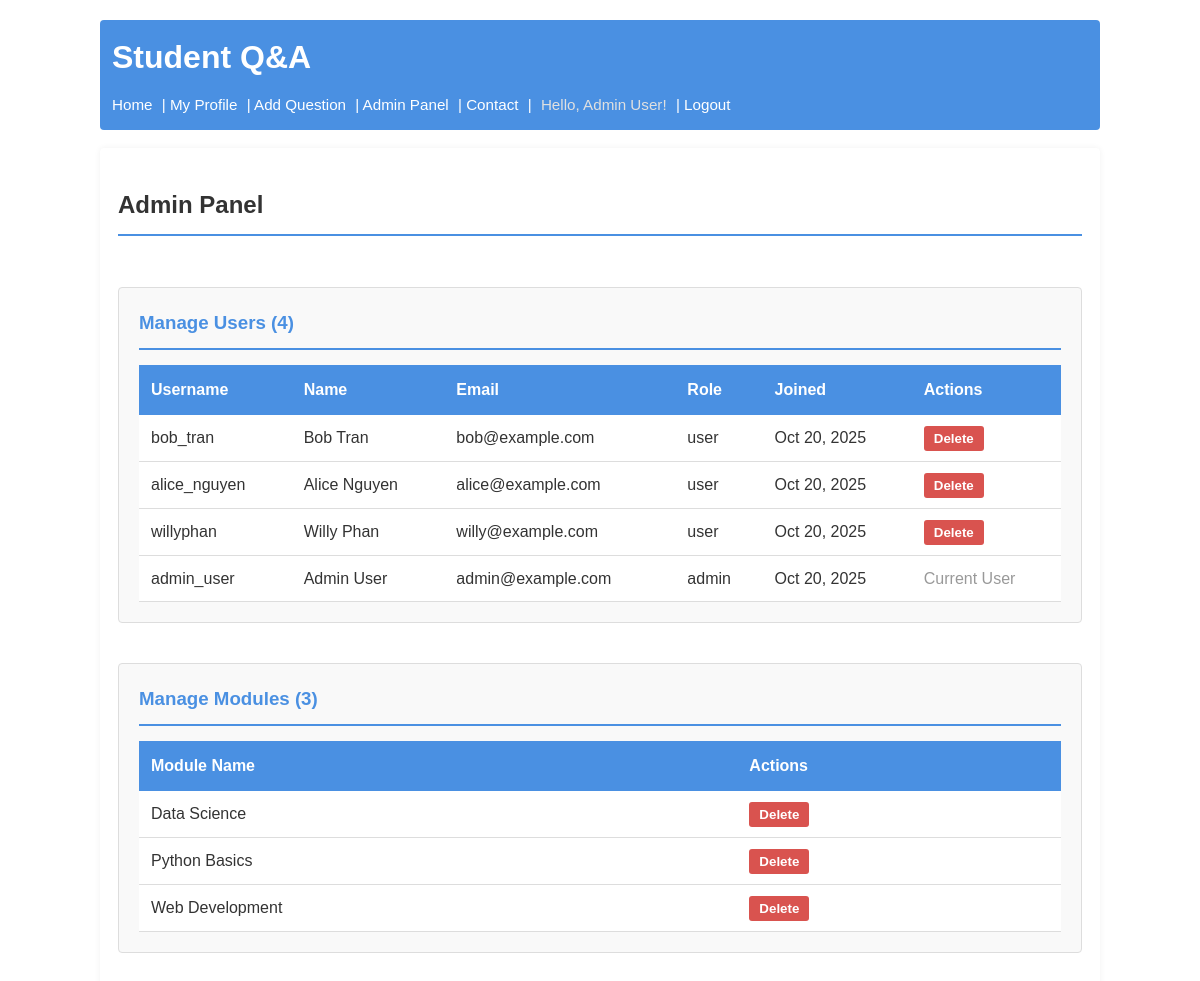
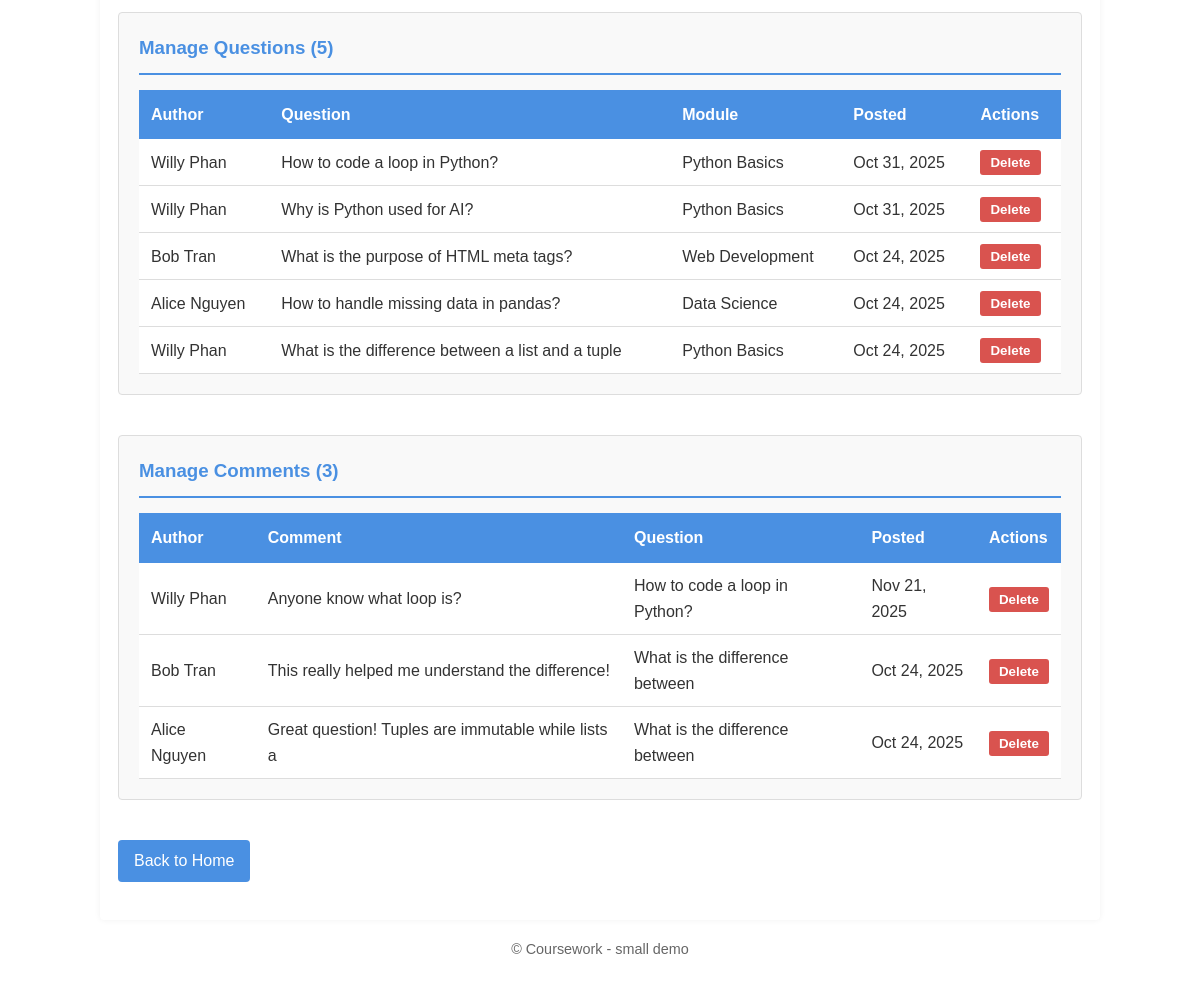
The app's page /admin/admin_panel.php (signed in), older data (2 pictures, top to bottom).
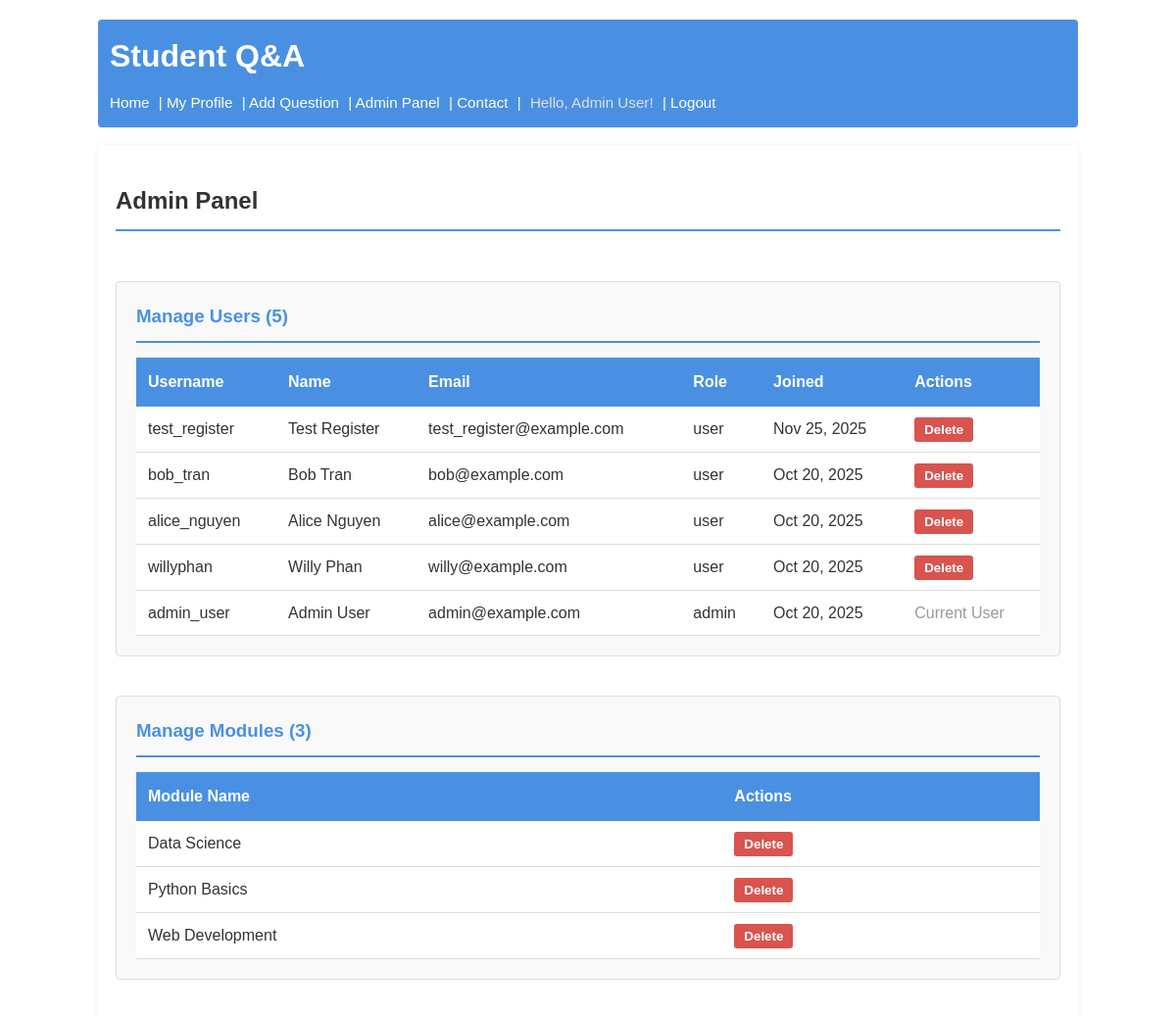
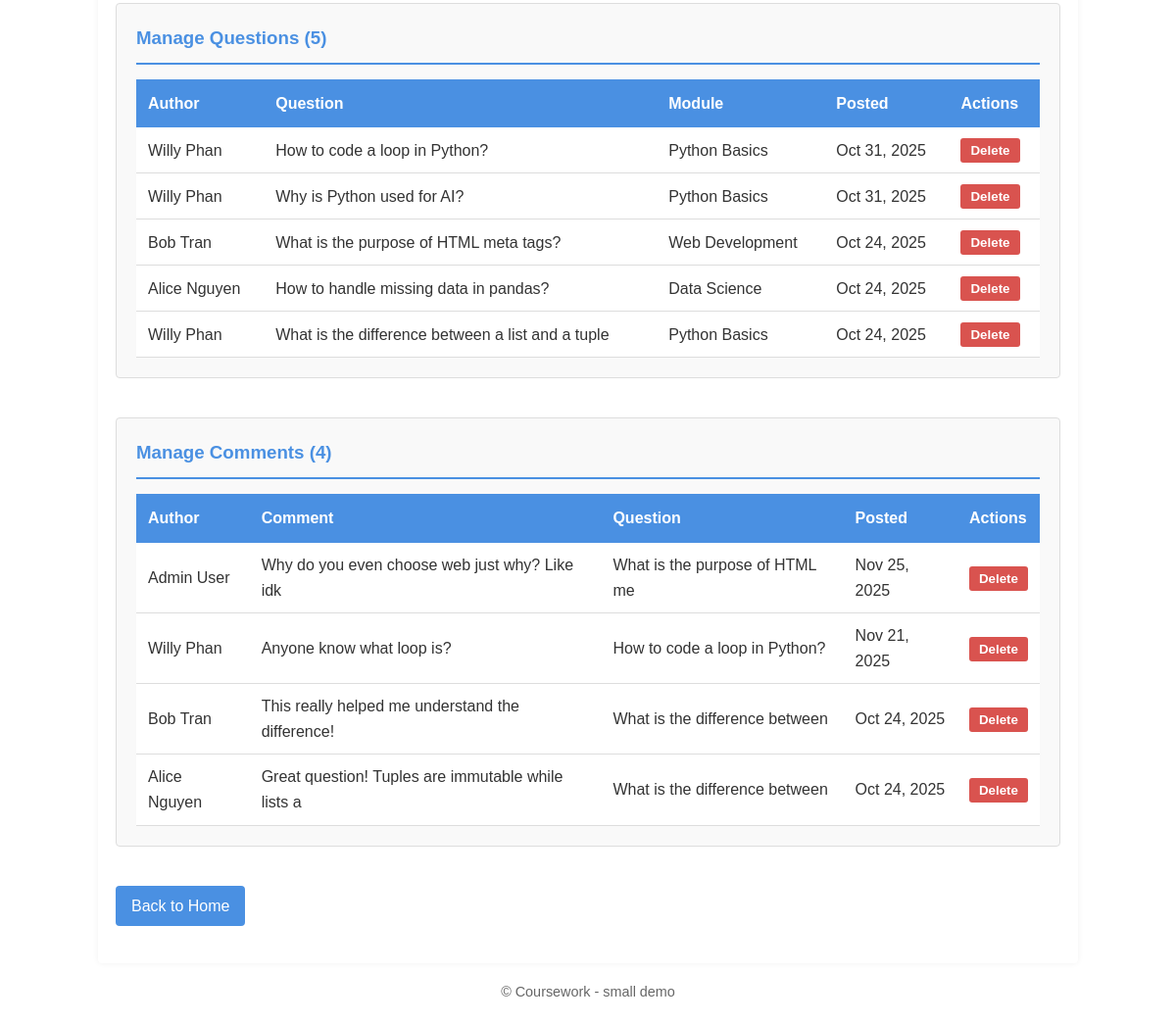
The same page, newer data (2 pictures, top to bottom).
### tables this page shows
CREATE TABLE `user` (
  `id` int(11) NOT NULL,
  `username` varchar(100) NOT NULL,
  `name` varchar(100) NOT NULL,
  `email` varchar(100) NOT NULL,
  `password` varchar(255) NOT NULL,
  `role` enum('user','admin') NOT NULL DEFAULT 'user',
  `avatar` varchar(255) DEFAULT NULL,
  `created_at` datetime NOT NULL DEFAULT current_timestamp()
);

CREATE TABLE `module` (
  `id` int(11) NOT NULL,
  `name` varchar(100) NOT NULL
);

CREATE TABLE `question` (
  `id` int(11) NOT NULL,
  `text` text NOT NULL,
  `date` datetime NOT NULL,
  `userid` int(11) DEFAULT NULL,
  `moduleid` int(11) DEFAULT NULL,
  `img` varchar(255) DEFAULT NULL
);

CREATE TABLE `comment` (
  `id` int(11) NOT NULL,
  `text` text NOT NULL,
  `date` datetime NOT NULL DEFAULT current_timestamp(),
  `userid` int(11) NOT NULL,
  `questionid` int(11) NOT NULL
);

### admin/admin_panel.php (called while the page is built, shortened)
<?php
require __DIR__ . '/../includes/DatabaseConnection.php';
require __DIR__ . '/../includes/DataBaseFunctions.php';
$allUsers = getAllUsers($pdo);
$allModules = allModules($pdo);
$allQuestions = allQuestions($pdo);
$sql = "SELECT c.id, c.text, c.date, c.userid, c.questionid, u.username, u.name, q.text AS questiontext
        FROM comment c
        LEFT JOIN `user` u ON c.userid = u.id
        LEFT JOIN question q ON c.questionid = q.id
        ORDER BY c.date DESC";
$stmt = $pdo->prepare($sql);
$stmt->execute();
$allComments = $stmt->fetchAll();
include __DIR__ . '/../templates/admin_panel.php';
$output = ob_get_clean();
include __DIR__ . '/../templates/layout.php';
?>

### includes/DataBaseFunctions.php (called while the page is built, shortened)
<?php
function getCurrentUser() {
    return $_SESSION['user'] ?? null;
}
function isLoggedIn() {
    return isset($_SESSION['user']);
}
function isAdmin() {
    return isset($_SESSION['user']) && $_SESSION['user']['role'] === 'admin';
}
function getAllUsers($pdo) {
    $sql = "SELECT id, username, name, email, role, avatar, created_at FROM `user` ORDER BY created_at DESC";
    return query($pdo, $sql)->fetchAll();
}
function query($pdo, $sql, $params = []) {
    $stmt = $pdo->prepare($sql);
    $stmt->execute($params);
    return $stmt;
}
function allQuestions($pdo) {
    $sql = "SELECT q.id, q.text AS questiontext, q.date, q.img, q.userid, q.moduleid,
                   m.name AS modulename, u.name AS name, u.username AS username, u.avatar
            FROM question q
            LEFT JOIN module m ON q.moduleid = m.id
            LEFT JOIN `user` u ON q.userid = u.id
            ORDER BY q.date DESC";
    return query($pdo, $sql)->fetchAll();
}
function allModules($pdo) {
    return query($pdo, 'SELECT id, name FROM module ORDER BY name')->fetchAll();
}
?>

### templates/admin_panel.php (the view, shortened to what the changed rows need)
<div class="admin-panel">
    <h2>Admin Panel</h2>
    <div class="admin-section" id="users">
        <h3>Manage Users (<?=count($allUsers)?>)</h3>
        <div class="table-responsive">
            <table class="admin-table">
                <thead>
                    <tr>
                        <th>Username</th>
                        <th>Name</th>
                        <th>Email</th>
                        <th>Role</th>
                        <th>Joined</th>
                        <th>Actions</th>
                    </tr>
                </thead>
                <tbody>
                    <?php foreach ($allUsers as $u): ?>
                        <tr>
                            <td><?=htmlspecialchars($u['username'])?></td>
                            <td><?=htmlspecialchars($u['name'])?></td>
                            <td><?=htmlspecialchars($u['email'])?></td>
                            <td><?=htmlspecialchars($u['role'])?></td>
                            <td><?=htmlspecialchars(date('M d, Y', strtotime($u['created_at'])))?></td>
                            <td>
                                <?php if ($u['id'] != getCurrentUser()['id']): ?>
                                    <form action="" method="post" style="display:inline;">
                                        <input type="submit" value="Delete" onclick="return confirm('Delete this user? This will also delete their questions and comments.');" style="background:#d9534f; color:white; border:none; padding:5px 10px; border-radius:3px; cursor:pointer;">
                                    </form>
                                <?php else: ?>
                                    <span style="color:#999;">Current User</span>
                                <?php endif; ?>
                            </td>
                        </tr>
                    <?php endforeach; ?>
                </tbody>
            </table>
        </div>
    </div>
    <div class="admin-section" id="modules">
        <div class="table-responsive">
            <table class="admin-table">
                <thead>
                    <tr>
                        <th>Module Name</th>
                        <th>Actions</th>
                    </tr>
                </thead>
                <tbody>
                    <?php foreach ($allModules as $m): ?>
                        <tr>
                            <td><?=htmlspecialchars($m['name'])?></td>
                            <td>
                                <form action="" method="post" style="display:inline;">
                                    <input type="submit" value="Delete" onclick="return confirm('Delete this module? Questions assigned to it will become unassigned.');" style="background:#d9534f; color:white; border:none; padding:5px 10px; border-radius:3px; cursor:pointer;">
                                </form>
                            </td>
                        </tr>
                    <?php endforeach; ?>
                </tbody>
            </table>
        </div>
    </div>
    <div class="admin-section" id="questions">
        <div class="table-responsive">
            <table class="admin-table">
                <thead>
                    <tr>
                        <th>Author</th>
                        <th>Question</th>
                        <th>Module</th>
                        <th>Posted</th>
                        <th>Actions</th>
                    </tr>
                </thead>
                <tbody>
                    <?php foreach ($allQuestions as $q): ?>
                        <tr>
                            <td><?=htmlspecialchars($q['name'] ?? 'Unknown')?></td>
                            <td><?=htmlspecialchars(substr($q['questiontext'], 0, 50))?></td>
                            <td><?=htmlspecialchars($q['modulename'] ?? 'Unassigned')?></td>
                            <td><?=htmlspecialchars(date('M d, Y', strtotime($q['date'])))?></td>
                            <td>
                                <form action="" method="post" style="display:inline;">
                                    <input type="submit" value="Delete" onclick="return confirm('Delete this question and its comments?');" style="background:#d9534f; color:white; border:none; padding:5px 10px; border-radius:3px; cursor:pointer;">
                                </form>
                            </td>
                        </tr>
                    <?php endforeach; ?>
                </tbody>
            </table>
        </div>
    </div>
    <div class="admin-section" id="comments">
        <h3>Manage Comments (<?=count($allComments)?>)</h3>
        <div class="table-responsive">
            <table class="admin-table">
                <thead>
                    <tr>
                        <th>Author</th>
                        <th>Comment</th>
                        <th>Question</th>
                        <th>Posted</th>
                        <th>Actions</th>
                    </tr>
                </thead>
                <tbody>
                    <?php foreach ($allComments as $c): ?>
                        <tr>
                            <td><?=htmlspecialchars($c['name'] ?? 'Unknown')?></td>
                            <td><?=htmlspecialchars(substr($c['text'], 0, 50))?></td>
                            <td><?=htmlspecialchars(substr($c['questiontext'] ?? '', 0, 30))?></td>
                            <td><?=htmlspecialchars(date('M d, Y', strtotime($c['date'])))?></td>
                            <td>
                                <form action="" method="post" style="display:inline;">
                                    <input type="submit" value="Delete" onclick="return confirm('Delete this comment?');" style="background:#d9534f; color:white; border:none; padding:5px 10px; border-radius:3px; cursor:pointer;">
                                </form>
                            </td>
                        </tr>
                    <?php endforeach; ?>
                </tbody>
            </table>
        </div>
    </div>
</div>

### templates/layout.php (shortened to what the changed rows need)
<!DOCTYPE html>
<html lang="en">
<head>
    <?php $navBase = (strpos($_SERVER['PHP_SELF'], '/admin/') !== false) ? '../' : ''; ?>
    <link rel="stylesheet" href="<?= $navBase ?>styles.css">
</head>
<body>
    <header>
        <h1>Student Q&amp;A</h1>
        <nav>
            <a href="<?= $navBase ?>index.php">Home</a> |
            <?php if (isLoggedIn()): ?>
                <a href="<?= $navBase ?>profile.php?username=<?=htmlspecialchars(getCurrentUser()['username'])?>">My Profile</a> |
                <a href="<?= $navBase ?>addquestion.php">Add Question</a> |
                <?php if (isAdmin()): ?>
                    <a href="<?= $navBase ?>admin/admin_panel.php">Admin Panel</a> |
                <?php endif; ?>
                <a href="<?= $navBase ?>contact.php">Contact</a> |
                <span>Hello, <?=htmlspecialchars(getCurrentUser()['name'])?>!</span> |
                <a href="<?= $navBase ?>logout.php">Logout</a>
            <?php else: ?>
                <a href="<?= $navBase ?>login.php">Login</a> |
                <a href="<?= $navBase ?>register.php">Register</a> |
                <a href="<?= $navBase ?>contact.php">Contact</a>
            <?php endif; ?>
        </nav>
    </header>
    <main>
        <?=$output?>
    </main>
</body>
</html>

Row changes from the older to the newer data that the page shows:
added user: username "test_register", name "Test Register", email "test_register@example.com", role "user", created_at "Nov 25, 2025"
added comment: userid.name "Admin User", text "Why do you even choose web just why? Like idk", questionid.text "What is the purpose of HTML me", date "Nov 25, 2025"
Text that changed along with them:
count($allUsers): "4" → "5"
count($allComments): "3" → "4"
